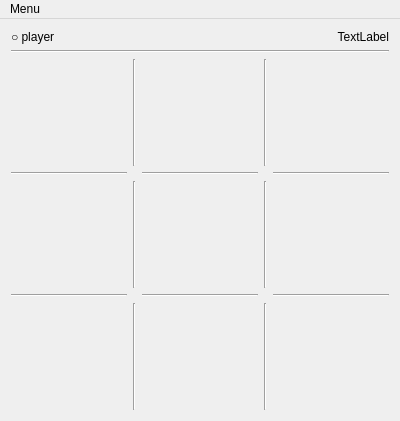
<?xml version="1.0" encoding="UTF-8"?>
<ui version="4.0">
 <class>MainWindow</class>
 <widget class="QMainWindow" name="MainWindow">
  <property name="geometry">
   <rect>
    <x>0</x>
    <y>0</y>
    <width>400</width>
    <height>421</height>
   </rect>
  </property>
  <property name="sizePolicy">
   <sizepolicy hsizetype="Preferred" vsizetype="Preferred">
    <horstretch>2</horstretch>
    <verstretch>3</verstretch>
   </sizepolicy>
  </property>
  <property name="windowTitle">
   <string>QtMaruBatsu</string>
  </property>
  <widget class="QWidget" name="centralWidget">
   <layout class="QGridLayout" name="gridLayout_2">
    <item row="1" column="0" colspan="2">
     <widget class="Line" name="line_top">
      <property name="orientation">
       <enum>Qt::Horizontal</enum>
      </property>
     </widget>
    </item>
    <item row="2" column="0" colspan="2">
     <layout class="QGridLayout" name="gridLayout_1" rowstretch="1,0,0,0,0" columnstretch="1,0,0,0,0">
      <item row="3" column="0">
       <widget class="Line" name="line_4">
        <property name="orientation">
         <enum>Qt::Horizontal</enum>
        </property>
       </widget>
      </item>
      <item row="3" column="4">
       <widget class="Line" name="line_7">
        <property name="orientation">
         <enum>Qt::Horizontal</enum>
        </property>
       </widget>
      </item>
      <item row="1" column="4">
       <widget class="Line" name="line_3">
        <property name="orientation">
         <enum>Qt::Horizontal</enum>
        </property>
       </widget>
      </item>
      <item row="2" column="1">
       <widget class="Line" name="line_5">
        <property name="orientation">
         <enum>Qt::Vertical</enum>
        </property>
       </widget>
      </item>
      <item row="4" column="1">
       <widget class="Line" name="line_8">
        <property name="orientation">
         <enum>Qt::Vertical</enum>
        </property>
       </widget>
      </item>
      <item row="0" column="1">
       <widget class="Line" name="line_9">
        <property name="orientation">
         <enum>Qt::Vertical</enum>
        </property>
       </widget>
      </item>
      <item row="3" column="2">
       <widget class="Line" name="line_6">
        <property name="orientation">
         <enum>Qt::Horizontal</enum>
        </property>
       </widget>
      </item>
      <item row="4" column="0">
       <widget class="QPushButton" name="pushButton_20">
        <property name="sizePolicy">
         <sizepolicy hsizetype="Expanding" vsizetype="Expanding">
          <horstretch>1</horstretch>
          <verstretch>1</verstretch>
         </sizepolicy>
        </property>
        <property name="text">
         <string/>
        </property>
        <property name="flat">
         <bool>true</bool>
        </property>
       </widget>
      </item>
      <item row="0" column="4">
       <widget class="QPushButton" name="pushButton_02">
        <property name="sizePolicy">
         <sizepolicy hsizetype="Expanding" vsizetype="Expanding">
          <horstretch>1</horstretch>
          <verstretch>1</verstretch>
         </sizepolicy>
        </property>
        <property name="text">
         <string/>
        </property>
        <property name="flat">
         <bool>true</bool>
        </property>
       </widget>
      </item>
      <item row="1" column="2">
       <widget class="Line" name="line_2">
        <property name="orientation">
         <enum>Qt::Horizontal</enum>
        </property>
       </widget>
      </item>
      <item row="0" column="0">
       <widget class="QPushButton" name="pushButton_00">
        <property name="sizePolicy">
         <sizepolicy hsizetype="Expanding" vsizetype="Expanding">
          <horstretch>1</horstretch>
          <verstretch>1</verstretch>
         </sizepolicy>
        </property>
        <property name="text">
         <string/>
        </property>
        <property name="flat">
         <bool>true</bool>
        </property>
       </widget>
      </item>
      <item row="2" column="0">
       <widget class="QPushButton" name="pushButton_10">
        <property name="sizePolicy">
         <sizepolicy hsizetype="Expanding" vsizetype="Expanding">
          <horstretch>1</horstretch>
          <verstretch>1</verstretch>
         </sizepolicy>
        </property>
        <property name="text">
         <string/>
        </property>
        <property name="flat">
         <bool>true</bool>
        </property>
       </widget>
      </item>
      <item row="0" column="2">
       <widget class="QPushButton" name="pushButton_01">
        <property name="sizePolicy">
         <sizepolicy hsizetype="Expanding" vsizetype="Expanding">
          <horstretch>1</horstretch>
          <verstretch>1</verstretch>
         </sizepolicy>
        </property>
        <property name="text">
         <string/>
        </property>
        <property name="flat">
         <bool>true</bool>
        </property>
       </widget>
      </item>
      <item row="2" column="2">
       <widget class="QPushButton" name="pushButton_11">
        <property name="sizePolicy">
         <sizepolicy hsizetype="Expanding" vsizetype="Expanding">
          <horstretch>1</horstretch>
          <verstretch>0</verstretch>
         </sizepolicy>
        </property>
        <property name="text">
         <string/>
        </property>
        <property name="flat">
         <bool>true</bool>
        </property>
       </widget>
      </item>
      <item row="4" column="4">
       <widget class="QPushButton" name="pushButton_22">
        <property name="sizePolicy">
         <sizepolicy hsizetype="Expanding" vsizetype="Expanding">
          <horstretch>1</horstretch>
          <verstretch>0</verstretch>
         </sizepolicy>
        </property>
        <property name="text">
         <string/>
        </property>
        <property name="flat">
         <bool>true</bool>
        </property>
       </widget>
      </item>
      <item row="4" column="2">
       <widget class="QPushButton" name="pushButton_21">
        <property name="sizePolicy">
         <sizepolicy hsizetype="Expanding" vsizetype="Expanding">
          <horstretch>1</horstretch>
          <verstretch>0</verstretch>
         </sizepolicy>
        </property>
        <property name="text">
         <string/>
        </property>
        <property name="flat">
         <bool>true</bool>
        </property>
       </widget>
      </item>
      <item row="2" column="4">
       <widget class="QPushButton" name="pushButton_12">
        <property name="sizePolicy">
         <sizepolicy hsizetype="Expanding" vsizetype="Expanding">
          <horstretch>1</horstretch>
          <verstretch>0</verstretch>
         </sizepolicy>
        </property>
        <property name="text">
         <string/>
        </property>
        <property name="flat">
         <bool>true</bool>
        </property>
       </widget>
      </item>
      <item row="1" column="0">
       <widget class="Line" name="line">
        <property name="orientation">
         <enum>Qt::Horizontal</enum>
        </property>
       </widget>
      </item>
      <item row="0" column="3">
       <widget class="Line" name="line_10">
        <property name="orientation">
         <enum>Qt::Vertical</enum>
        </property>
       </widget>
      </item>
      <item row="2" column="3">
       <widget class="Line" name="line_11">
        <property name="orientation">
         <enum>Qt::Vertical</enum>
        </property>
       </widget>
      </item>
      <item row="4" column="3">
       <widget class="Line" name="line_12">
        <property name="orientation">
         <enum>Qt::Vertical</enum>
        </property>
       </widget>
      </item>
     </layout>
    </item>
    <item row="0" column="0">
     <widget class="QLabel" name="label_left">
      <property name="sizePolicy">
       <sizepolicy hsizetype="Expanding" vsizetype="Fixed">
        <horstretch>0</horstretch>
        <verstretch>0</verstretch>
       </sizepolicy>
      </property>
      <property name="text">
       <string>○ player</string>
      </property>
     </widget>
    </item>
    <item row="0" column="1">
     <widget class="QLabel" name="label_right">
      <property name="sizePolicy">
       <sizepolicy hsizetype="Expanding" vsizetype="Fixed">
        <horstretch>0</horstretch>
        <verstretch>0</verstretch>
       </sizepolicy>
      </property>
      <property name="text">
       <string>TextLabel</string>
      </property>
      <property name="alignment">
       <set>Qt::AlignRight|Qt::AlignTrailing|Qt::AlignVCenter</set>
      </property>
     </widget>
    </item>
   </layout>
  </widget>
  <widget class="QMenuBar" name="menuBar">
   <property name="geometry">
    <rect>
     <x>0</x>
     <y>0</y>
     <width>400</width>
     <height>25</height>
    </rect>
   </property>
   <widget class="QMenu" name="menuQtMaruBatsu">
    <property name="title">
     <string>Menu</string>
    </property>
    <addaction name="actionStart"/>
    <addaction name="separator"/>
    <addaction name="actionQuit"/>
   </widget>
   <addaction name="menuQtMaruBatsu"/>
  </widget>
  <action name="actionStart">
   <property name="text">
    <string>Start</string>
   </property>
  </action>
  <action name="actionQuit">
   <property name="text">
    <string>Quit</string>
   </property>
  </action>
 </widget>
 <layoutdefault spacing="6" margin="11"/>
 <resources/>
 <connections/>
</ui>
